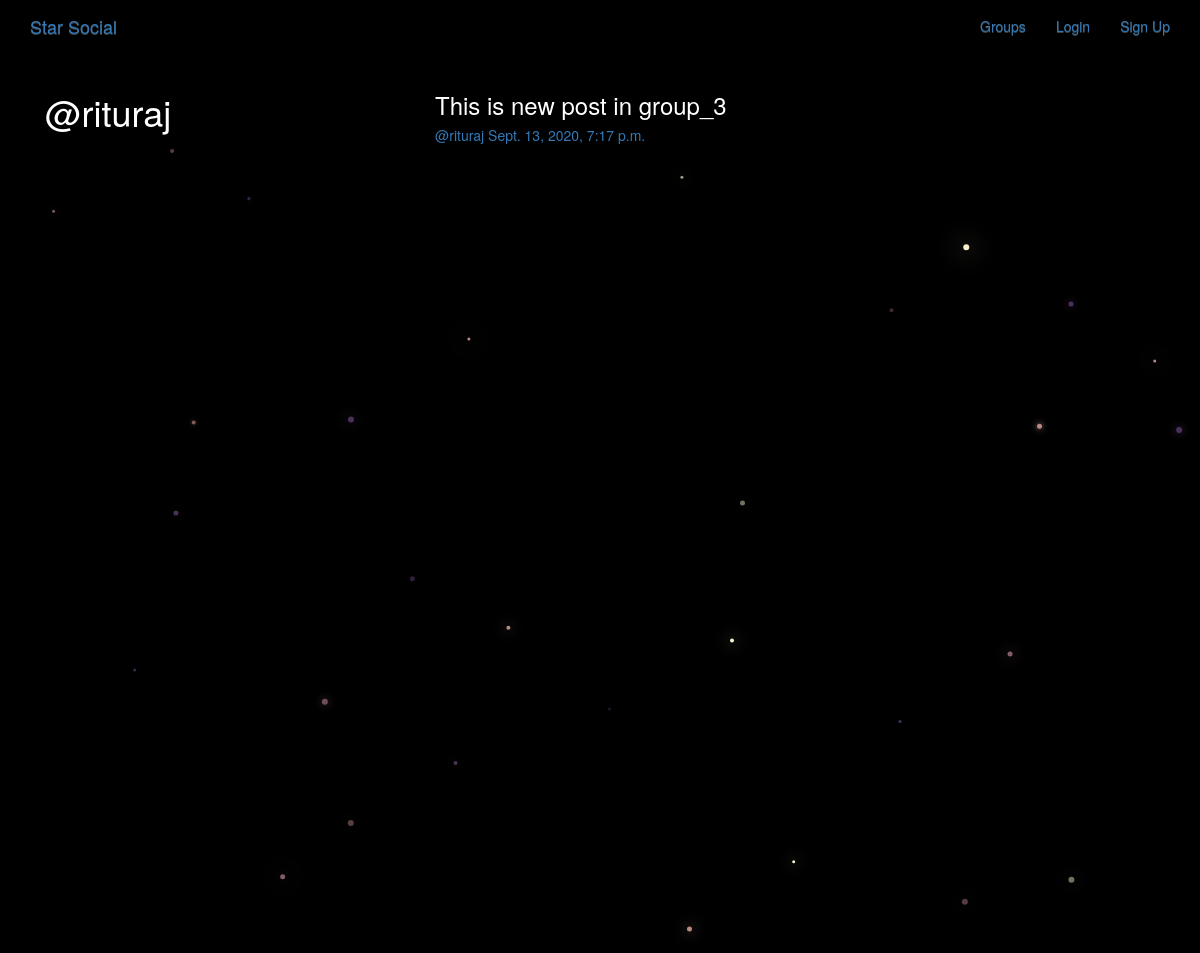
The app's page /posts/by/rituraj with its own data.
### posts/models.py (models this page shows, shortened)
class Post(models.Model):
    user = models.ForeignKey(User, related_name='posts', on_delete=models.CASCADE)
    created_at = models.DateTimeField(auto_now=True)
    message = models.TextField()
    message_html = models.TextField(editable=False)
    group = models.ForeignKey(Group, related_name='posts', null=True, blank=True, on_delete=models.CASCADE)
    class Meta:
        ordering = ['-created_at']
        unique_together = ['user','message']

### posts/views.py (the view)
# urls.py: url(r'^by/(?P<username>[-\w]+)', views.UserPosts.as_view(), name='for_user'),
class UserPosts(generic.ListView):
    model = models.Post
    template_name = 'posts/user_post_list.html'
    def get_queryset(self):
        try:
            self.post_user = User.objects.prefetch_related('posts').get(username__iexact=self.kwargs.get('username'))
        except User.DoesNotExist:
            raise Http404
        else:
            return self.post_user.posts.all()
    def get_context_data(self, **kwargs):
        context = super().get_context_data(**kwargs)
        context['post_user'] = self.post_user
        return context

### posts/templates/posts/user_post_list.html
{% extends 'posts/post_base.html' %}
{% block prepost %}
  <div class="col-md-4">
    <h1>@{{ post_user.username }}</h1>
  </div>
{% endblock %}
{% block post_content %}
  <div class="col-md-8">
    {% for post in post_list %}
      {% include 'posts/_post.html' %}
    {% endfor %}
  </div>
{% endblock %}

### posts/templates/posts/_post.html (shortened to what this page needs)
<div class="post media">
  <h3>{{ post.message_html|safe }}</h3>
  <div class="media-body">
    <h5 class='media-heading'>
      <span class='username'>
        <a href="{% url 'posts:for_user' username=post.user.username %}">@{{ post.user.username }}</a>
      </span>
      <time class='time'>
        <a href="{% url 'posts:single' username=post.user.username pk=post.pk %}">{{ post.created_at }}</a>
      </time>
    </h5>
  </div>
</div>

### static/social_site/CSS/master.css (style rules this page uses)
body { margin: 0; overflow: hidden; background-color: black; color: white; }

### records on screen
Post: message_html "This is new post in group_3", user.username "rituraj", created_at "Sept. 13, 2020, 7:17 p.m."

### other values on screen
{{ post_user.username }} "rituraj"
